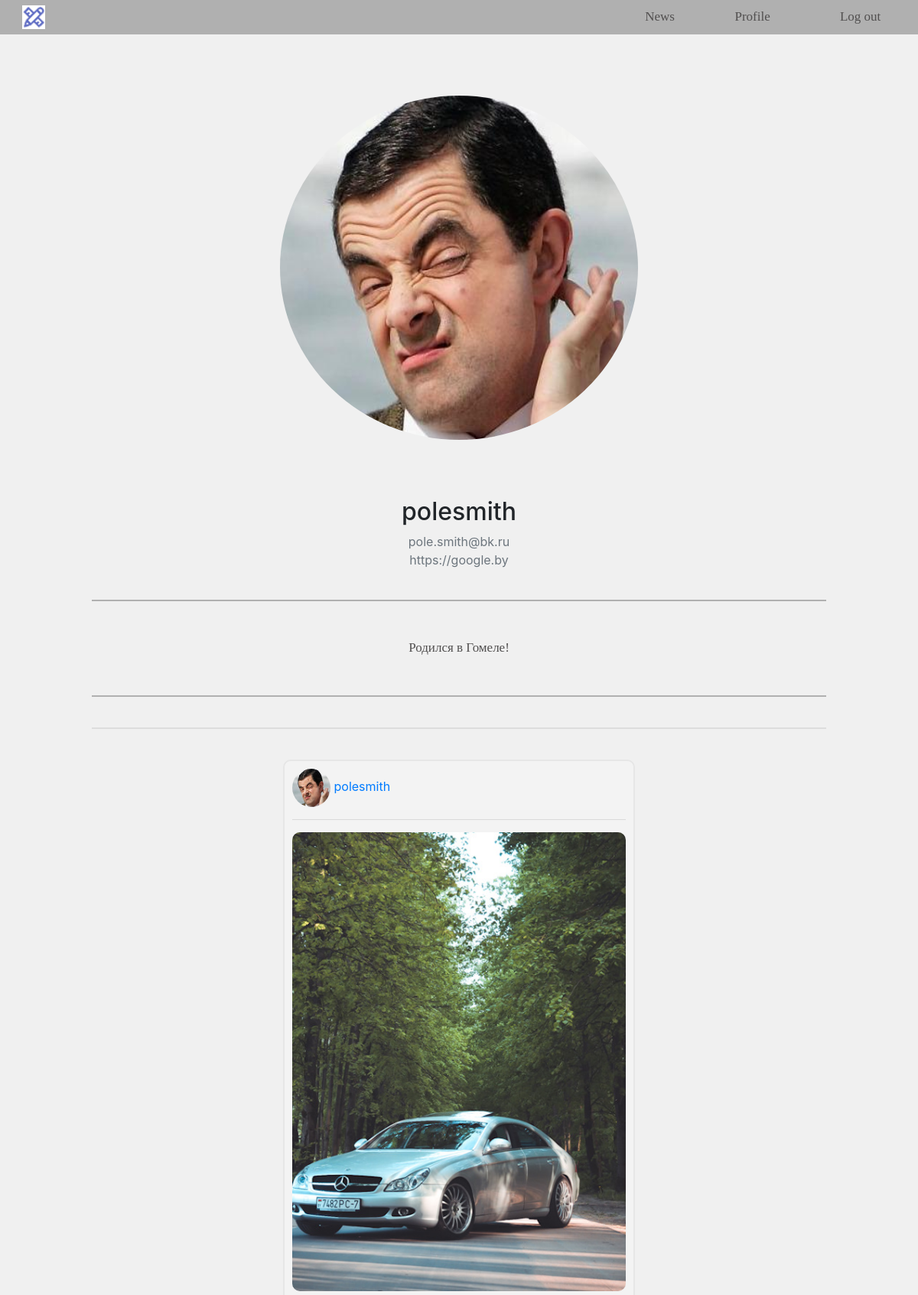
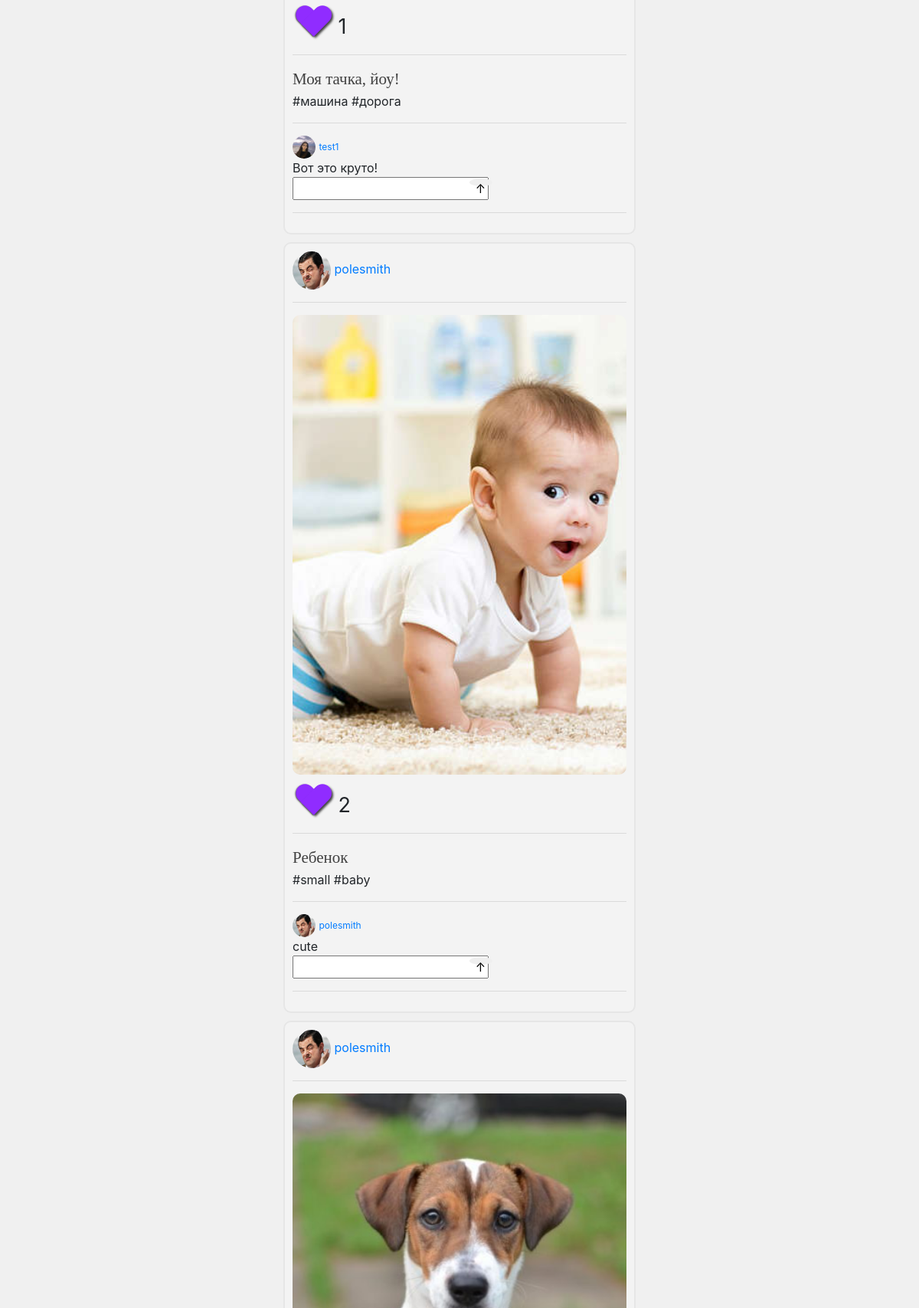
Screenshot of /profile/polesmith (signed in, upper part) with the database file from the repository (2 pictures, top to bottom).
### users/models.py (models this page shows, shortened)
class Profile(models.Model):
    user = models.OneToOneField(User, on_delete=models.CASCADE)
    main_image = models.ImageField(default='default.jpg', upload_to='profile_main_image/')
    description = models.CharField(default='', max_length=200)
    website = models.CharField(default='', max_length=100)
    name = models.CharField(default='', max_length= 100)
    surname = models.CharField(default='', max_length=100)
    age = models.IntegerField(default=0)
    like = models.TextField(default='[]')

class Post(models.Model):
    profile = models.ForeignKey(Profile, on_delete=models.CASCADE)
    liked_by = models.TextField(default='[]')
    image = models.ImageField(upload_to='media/profile_images')
    description = models.CharField(default='', max_length=100)
    tags = TaggableManager()
    pub_date = models.DateTimeField('Publication date')

class Comment(models.Model):
    post = models.ForeignKey(Post, on_delete=models.CASCADE)
    author = models.ForeignKey(User, on_delete=models.CASCADE)
    text = models.CharField(max_length=50)

### users/views.py (the view)
# urls.py: path('<str:username>', views.other_profile, name='other_profile'),
@login_required
def other_profile(request, username):
    if request.user.username == username:
        return redirect('profile')
    else:
        user = User.objects.get(username=username)
        posts = Post.objects.filter(profile=user.profile)
        comments = Comment.objects.all()
        return render(request, 'users/other_profile.html', {'profile': request.user.profile,
                                                            'other_profile': user.profile,
                                                            'posts': posts,
                                                            'comments': comments})

### users/templatetags/count_like.py (called while the page is built)
@register.filter
def count(value):
    return len(eval(value))

### users/templates/users/other_profile.html (shortened to what this page needs)
{% extends "inst/base.html" %}
{% load crispy_forms_tags %}
{% block content %}
{% load static %}
{% load count_like %}
<link rel="stylesheet" type="text/css" href="{% static 'users/profile_style.css' %}">
<div class="profile-head" align="center">
    <div class="head-block" align="center">
        <div class="container">
            <img src="{{ other_profile.main_image.url}}" accept="image/*" class="image">
        </div>
    </div>
</div>
    <div class="media-body" align="left">
        <h2 class="account-heading" align="center">{{other_profile.user.username}}</h2>
        <p class="text-secondary" align="center">{{other_profile.user.email}}<br>
        {% if other_profile.website %}
            {{other_profile.website}}
        {% endif %}
        </p>
    </div>
</div>
{% if other_profile.description %}
<div align="center"><div class="separate-line"></div></div>
<p class="menu-button no-border no-hover" align="center">{{other_profile.description}}</p>
<div align="center"><div class="separate-line"></div></div>
{% endif %}
<div align="center"><div class="separate-line" style="opacity:0.3;"></div></div>
<div class="posts">
    {% for post in posts %}
    <div class="post">
        <div class="post-head">
            <img src="{{other_profile.main_image.url }}" class="small-avatar">
            <a href="{% url 'other_profile' other_profile.user.username %}">{{ other_profile.user.username }}</a>
        </div>
        <hr>
        <div class="cropped">
        <img src="{{ post.image.url }}" class="post-image"></div>
        <div class="like-container">
                <button
                        {% if profile.user.username in post.liked_by %}
                        class="like like-button"
                        {% else %}
                        class="unlike like-button"
                        {% endif %}
                        onclick="like({{post.id}});" id="lk{{post.id}}" type="button">{% csrf_token %}
                </button>
        </div>
         <span class="likes_count" id="count{{post.id}}"> {{ post.liked_by|count }}</span>
        <hr>
        <span class="description-text">{{post.description}}</span><br>
        {% for tag in post.tags.names %}
            #{{tag}}
        {% endfor %}
        <hr>
<div id="comments{{post.id}}" class="comments">
    {% for com in comments %}
    {% if com.post_id == post.id %}
        <div class="comment">
            <div class="comment-author"><img src="{{com.author.profile.main_image.url }}" class="very-small-avatar">
            <a href="{% url 'other_profile' com.author.username %}" class="comment-username">{{ com.author.username }}</a>
            </div>
            <div class="comment-text">{{com.text}}</div>
        </div>
    {% endif %}
    {% endfor %}
</div>
    <form method="POST">
        <input type="text" id="text{{post.id}}" name="text">
        <button value="{{post.id}}" name="id" id="id" type="button" onclick="comment({{post.id}});" class="comment-button">↑</button>
    </form>
    <hr>
    </div>
{% endfor %}
</div>
{% endblock content %}

### inst/static/inst/base-style.css (style rules this page uses)
body { background: #E8E8E8; }
.menu-button { font-family: Sanchez; font-style: normal; font-weight: normal; font-size: 17px; line-height: 250%; color: #514F4F; border-bottom: #B0B0B0 solid 3px; }
a { text-decoration:none; }

### users/static/users/profile_style.css (style rules this page uses)
body { background: #F0F0F0; }
.container { position: relative; align: center; border-radius: 100%; height: 500px; }
.image { width: 90%; height: 90%; border-radius: 100%; }
.head-block { width: 550px; }
.profile-head { padding: 25px; }
.like-button { border: none; outline: none; }
.like { position: relative; left: 10px; width: 60%; height: 100%; background: #902CFF; box-shadow: -1px 0px 2px #444; -webkit-border-radius: 50px 50px 0 0; -moz-border-radius: 50px 50px 0 0; border-radius: 50px 50px 0 0; -webkit-transform: rotate(315deg); -moz-transform: rotate(315deg); -ms-transform: rotate(315deg); -o-transform: rotate(315deg); transform: rotate(315deg); }
.like:before { position: absolute; width: 40px; height: 60%; left: 0; bottom: 0; content: ""; background: #902CFF; box-shadow: 0px 3px 3px #444444; -webkit-border-radius: 50px 50px 0 0; -moz-border-radius: 50px 50px 0 0; border-radius: 0 50px 50px 0; }
.like-container { display: inline-block; margin-top: 10px; width: 40px; height: 40px; }
.likes_count { font-size: 27px; line-height: 150%; margin-left: 15px; margin-top: 20px; }
.description-text { font-family: Vera; font-style: normal; font-weight: normal; font-size: 21px; color: #414141; }
.like-button, .like-button:active, .like-button:focus { outline: none; }
.separate-line { width: 80%; height: 2px; background: #B0B0B0; margin: 40px; }
.no-border { border: none; }
.posts { margin: 0 30%; width: 40%; }
.post-image { object-fit: cover; width: 100%; height: 600px; border-radius: 10px; }
.post { padding: 10px; margin: 10px; border: 2px solid #E6E6E6; border-radius: 10px; background: #F3F3F3; }
.small-avatar { width: 50px; height: 50px; border-radius: 100%; }
.comment-button { width:30px; height:10px; position:relative; left:-30px; border-radius: 50%; border: none; }
.comment-username { font-size:12px; }
.very-small-avatar { width: 30px; height: 30px; border-radius: 100%; }

### rows the page displays
Profile: main_image (picture), user.username "polesmith", user.email "pole.smith@bk.ru", website "https://google.by", description "Родился в Гомеле!"
Post: main_image (picture), image (picture), liked_by|count "1", description "Моя тачка, йоу!"
Tag: name "машина"
Tag: name "дорога"
Comment: author.profile.main_image (picture), author.username "test1", text "Вот это круто!"
Post: main_image (picture), image (picture), liked_by|count "2", description "Ребенок", {{ post.id }} 3 (drawn)
Tag: tag "small"
Tag: tag "baby"
Comment: author.profile.main_image (picture), author.username "polesmith", text "cute"
Post: main_image (picture), image (picture)
